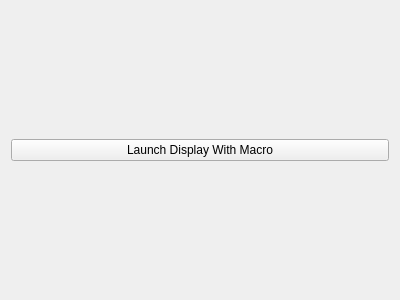
<?xml version="1.0" encoding="UTF-8"?>
<ui version="4.0">
 <class>Form</class>
 <widget class="QWidget" name="Form">
  <property name="geometry">
   <rect>
    <x>0</x>
    <y>0</y>
    <width>400</width>
    <height>300</height>
   </rect>
  </property>
  <property name="windowTitle">
   <string>Form</string>
  </property>
  <layout class="QHBoxLayout" name="horizontalLayout">
   <item>
    <widget class="PyDMRelatedDisplayButton" name="PyDMRelatedDisplayButton">
     <property name="toolTip">
      <string/>
     </property>
     <property name="whatsThis">
      <string/>
     </property>
     <property name="text">
      <string>Launch Display With Macro</string>
     </property>
     <property name="displayFilename">
      <string>macro_pv.ui</string>
     </property>
     <property name="macros">
      <string>{&quot;prefix&quot;: &quot;MTEST&quot;}</string>
     </property>
    </widget>
   </item>
  </layout>
 </widget>
 <customwidgets>
  <customwidget>
   <class>PyDMRelatedDisplayButton</class>
   <extends>QPushButton</extends>
   <header>pydm.widgets.related_display_button</header>
  </customwidget>
 </customwidgets>
 <resources/>
 <connections/>
</ui>
